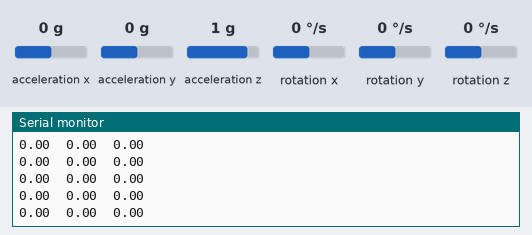
Recording of a sketch running on a simulated ESP32. On the bench: the last lines printed to the serial monitor. The test bench sets the inputs (shaded band); at power-on: acceleration x 0 g, acceleration y 0 g, acceleration z 1 g, rotation z 0 °/s, rotation x 0 °/s, rotation y 0 °/s.

Above: at 4.2 s.
4.3 s: acceleration x set to -1.4 g
At 5.0 s:
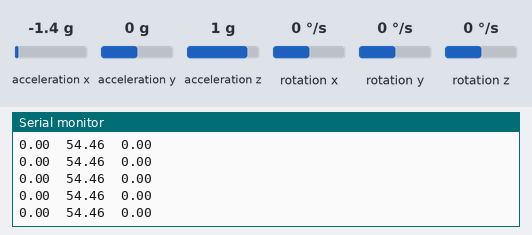
7.3 s: acceleration y set to -1.4 g
At 8.3 s:
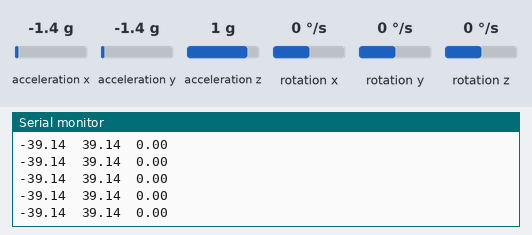
10.3 s: acceleration z set to -1.4 g
At 11.0 s:
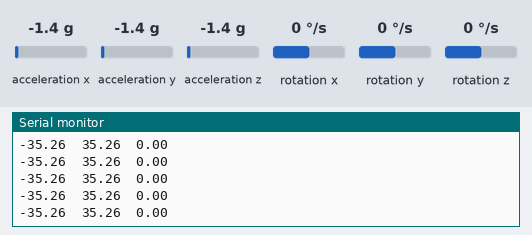
11.8 s: rotation z set to -192 °/s
At 12.4 s:
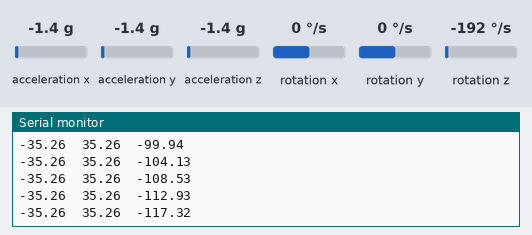
Timing chart, 0 to 14.3 s (numbered marks = the images above; inputs shaded):
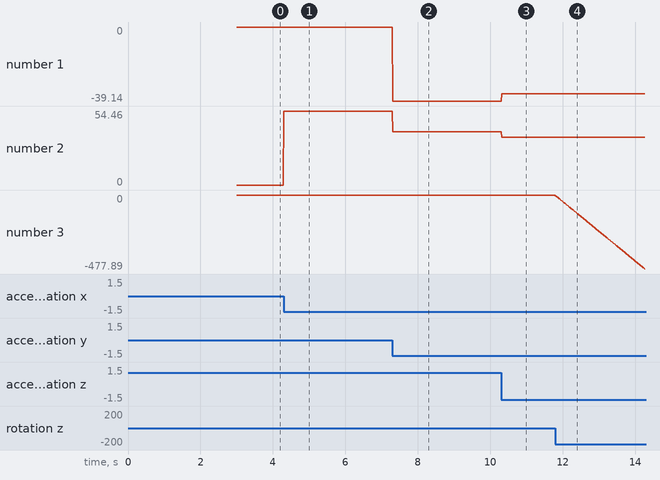

The sketch:

mpu6050_tockn_esp32demo.ino
```cpp
#include <Wire.h>
#include <MPU6050_tockn.h>

MPU6050 mpu6050(Wire, 0.3, 0.7);

void setup() {
  Wire.begin(26,25);
  Serial.begin(9600);
  mpu6050.begin();
  mpu6050.calcGyroOffsets(true);
}

void loop() {
  mpu6050.update();
  Serial.print(mpu6050.getAngleX());
  Serial.print("\t");
  Serial.print(mpu6050.getAngleY());
  Serial.print("\t");
  Serial.println(mpu6050.getAngleZ());
}
```

Measured:
- after the input at 4.3 s, the serial monitor: prints a new line at once (image 1)
- after the input at 7.3 s, the serial monitor: prints a new line at once (image 2)
- after the input at 10.3 s, the serial monitor: prints a new line at once (image 3)
- after the input at 11.8 s, the serial monitor: prints a new line at once (image 4)
- plotted number 1: 0 → -39.14 after the input at 7.3 s, -39.14 → -35.26 after the input at 10.3 s
- plotted number 2: 0 → 54.46 after the input at 4.3 s, 54.46 → 39.14 after the input at 7.3 s, 39.14 → 35.26 after the input at 10.3 s
- plotted number 3: 0 → -477.89 after the input at 11.8 s
